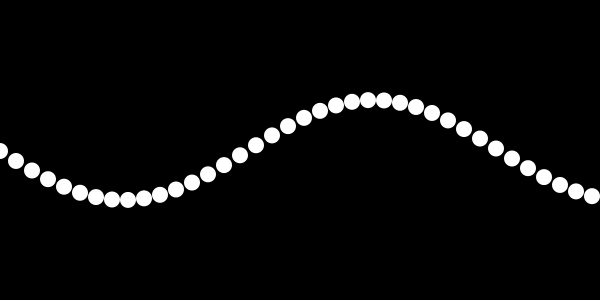
Frame 1 (no input)
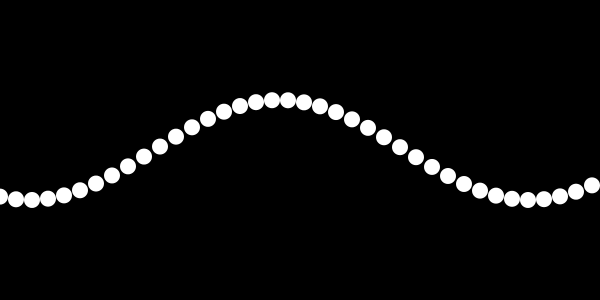
Frame 60 (the mouse pressed at the canvas centre just before this capture)
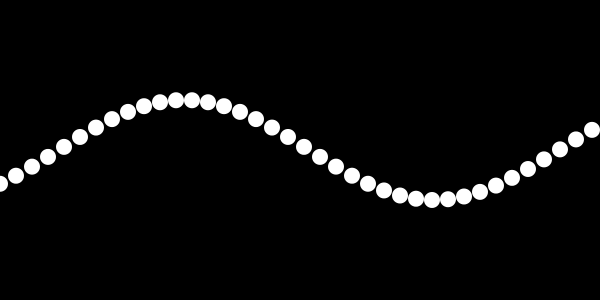
Frame 120 (the mouse held since frame 60 and released just before this capture)

The Processing sketch that drew these frames (run headless with seeded random() and noise(); from frame 60 on, the mouse is pressed at the canvas centre):

// Processing sketch: sine_wave
// ── sine_wave.pde
int w; //width of wave;
int xspacing = 16; //spacing between each ellipse on wave

float theta = 0.0; //start angle at 0;
float amplitude = 50; //Height of the wave
float amountPixels = 500;
float dx;
float[] yvalues; // storing height values from wave.

void setup(){
  size(600, 300);
  w = width+16;
  dx = (TWO_PI / amountPixels) * xspacing;
  yvalues = new float[w/xspacing];
}

void draw(){
  background(0);
  calculateWave();
  renderWave();
}

void calculateWave(){
  theta += 0.02;
  
  float x = theta;
  for(int i = 0; i < yvalues.length; i++){
    yvalues[i] = sin(x)*amplitude;
    x+=dx;
  }
}
  
void renderWave(){
  noStroke();
  fill(255);
  for(int x = 0; x < yvalues.length; x++){
    ellipse(x*xspacing, height/2+yvalues[x], 16, 16);
  }
}
